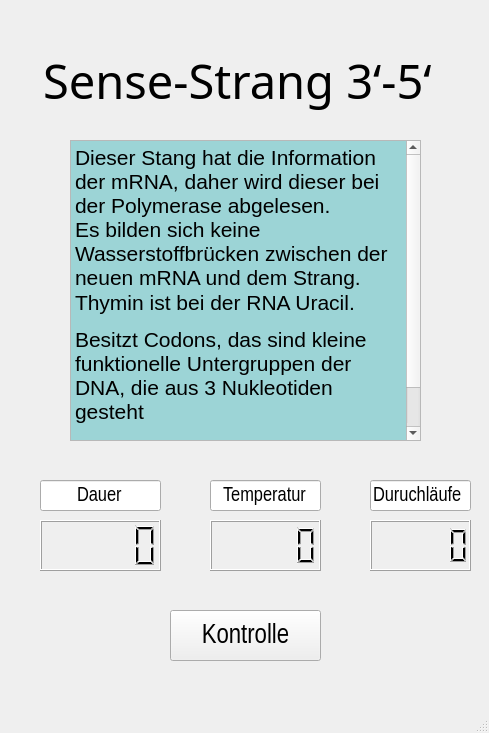
<?xml version="1.0" encoding="UTF-8"?>
<ui version="4.0">
 <class>AblaufWindowAneal</class>
 <widget class="QMainWindow" name="AblaufWindowAneal">
  <property name="geometry">
   <rect>
    <x>0</x>
    <y>0</y>
    <width>489</width>
    <height>733</height>
   </rect>
  </property>
  <property name="windowTitle">
   <string>Annealing</string>
  </property>
  <widget class="QWidget" name="centralwidget">
   <widget class="QTextEdit" name="textEdit">
    <property name="geometry">
     <rect>
      <x>70</x>
      <y>140</y>
      <width>351</width>
      <height>301</height>
     </rect>
    </property>
    <property name="readOnly">
     <bool>true</bool>
    </property>
    <property name="html">
     <string>&lt;!DOCTYPE HTML PUBLIC &quot;-//W3C//DTD HTML 4.0//EN&quot; &quot;http://www.w3.org/TR/REC-html40/strict.dtd&quot;&gt;
&lt;html&gt;&lt;head&gt;&lt;meta name=&quot;qrichtext&quot; content=&quot;1&quot; /&gt;&lt;meta charset=&quot;utf-8&quot; /&gt;&lt;style type=&quot;text/css&quot;&gt;
p, li { white-space: pre-wrap; }
hr { height: 1px; border-width: 0; }
li.unchecked::marker { content: &quot;\2610&quot;; }
li.checked::marker { content: &quot;\2612&quot;; }
&lt;/style&gt;&lt;/head&gt;&lt;body style=&quot; font-family:'Segoe UI'; font-size:9pt; font-weight:400; font-style:normal;&quot; bgcolor=&quot;#9cd4d6&quot;&gt;
&lt;p style=&quot; margin-top:0px; margin-bottom:0px; margin-left:0px; margin-right:0px; -qt-block-indent:0; text-indent:0px;&quot;&gt;&lt;span style=&quot; font-family:'Arial Narrow','sans-serif'; font-size:16pt;&quot;&gt;Dieser Stang hat die Information der mRNA, daher wird dieser bei der Polymerase abgelesen.&lt;/span&gt;&lt;span style=&quot; font-family:'Arial Narrow'; font-size:16pt;&quot;&gt; &lt;br /&gt;&lt;/span&gt;&lt;span style=&quot; font-family:'Arial Narrow','sans-serif'; font-size:16pt;&quot;&gt;Es bilden sich keine Wasserstoffbrücken zwischen der neuen mRNA und dem Strang.&lt;/span&gt;&lt;/p&gt;
&lt;p style=&quot; margin-top:0px; margin-bottom:0px; margin-left:0px; margin-right:0px; -qt-block-indent:0; text-indent:0px;&quot;&gt;&lt;span style=&quot; font-family:'Arial Narrow','sans-serif'; font-size:16pt;&quot;&gt;Thymin ist bei der RNA Uracil.&lt;/span&gt;&lt;span style=&quot; font-family:'Arial Narrow'; font-size:16pt;&quot;&gt; &lt;/span&gt;&lt;/p&gt;
&lt;p style=&quot; margin-top:12px; margin-bottom:12px; margin-left:0px; margin-right:0px; -qt-block-indent:0; text-indent:0px;&quot;&gt;&lt;span style=&quot; font-family:'Arial Narrow','sans-serif'; font-size:16pt;&quot;&gt;Besitzt Codons, das sind kleine funktionelle Untergruppen der DNA, die aus 3 Nukleotiden gesteht&lt;/span&gt;&lt;span style=&quot; font-family:'Arial Narrow'; font-size:16pt;&quot;&gt; &lt;/span&gt;&lt;/p&gt;
&lt;p style=&quot; margin-top:12px; margin-bottom:12px; margin-left:0px; margin-right:0px; -qt-block-indent:0; text-indent:0px;&quot;&gt;&lt;span style=&quot; font-family:'Arial Narrow','sans-serif'; font-size:16pt;&quot;&gt;Besitzt die komplementäre Sequenz zu tRNA&lt;/span&gt;&lt;span style=&quot; font-family:'Arial Narrow'; font-size:16pt;&quot;&gt; &lt;/span&gt;&lt;/p&gt;&lt;/body&gt;&lt;/html&gt;</string>
    </property>
   </widget>
   <widget class="QLabel" name="label">
    <property name="geometry">
     <rect>
      <x>-2</x>
      <y>50</y>
      <width>491</width>
      <height>61</height>
     </rect>
    </property>
    <property name="font">
     <font>
      <family>Tw Cen MT</family>
      <pointsize>35</pointsize>
      <bold>false</bold>
     </font>
    </property>
    <property name="text">
     <string>Sense-Strang 3‘-5‘ </string>
    </property>
    <property name="alignment">
     <set>Qt::AlignCenter</set>
    </property>
   </widget>
   <widget class="QPushButton" name="btn_Kontrolle">
    <property name="geometry">
     <rect>
      <x>170</x>
      <y>610</y>
      <width>151</width>
      <height>51</height>
     </rect>
    </property>
    <property name="font">
     <font>
      <family>Arial Narrow</family>
      <pointsize>20</pointsize>
     </font>
    </property>
    <property name="text">
     <string>Kontrolle</string>
    </property>
   </widget>
   <widget class="QLCDNumber" name="DL_zaehler">
    <property name="geometry">
     <rect>
      <x>370</x>
      <y>520</y>
      <width>101</width>
      <height>51</height>
     </rect>
    </property>
   </widget>
   <widget class="QLineEdit" name="DL_line">
    <property name="geometry">
     <rect>
      <x>370</x>
      <y>480</y>
      <width>101</width>
      <height>31</height>
     </rect>
    </property>
    <property name="font">
     <font>
      <family>Arial Narrow</family>
      <pointsize>15</pointsize>
     </font>
    </property>
    <property name="text">
     <string>Duruchläufe</string>
    </property>
   </widget>
   <widget class="QLCDNumber" name="Timer_zaehler">
    <property name="geometry">
     <rect>
      <x>40</x>
      <y>520</y>
      <width>121</width>
      <height>51</height>
     </rect>
    </property>
   </widget>
   <widget class="QLineEdit" name="Dauer_line">
    <property name="geometry">
     <rect>
      <x>40</x>
      <y>480</y>
      <width>121</width>
      <height>31</height>
     </rect>
    </property>
    <property name="font">
     <font>
      <family>Arial Narrow</family>
      <pointsize>15</pointsize>
     </font>
    </property>
    <property name="text">
     <string>Dauer</string>
    </property>
    <property name="alignment">
     <set>Qt::AlignCenter</set>
    </property>
   </widget>
   <widget class="QLCDNumber" name="temp_sensA">
    <property name="geometry">
     <rect>
      <x>210</x>
      <y>520</y>
      <width>111</width>
      <height>51</height>
     </rect>
    </property>
   </widget>
   <widget class="QLineEdit" name="Temp_line">
    <property name="geometry">
     <rect>
      <x>210</x>
      <y>480</y>
      <width>111</width>
      <height>31</height>
     </rect>
    </property>
    <property name="font">
     <font>
      <family>Arial Narrow</family>
      <pointsize>15</pointsize>
     </font>
    </property>
    <property name="text">
     <string>Temperatur</string>
    </property>
    <property name="alignment">
     <set>Qt::AlignCenter</set>
    </property>
   </widget>
  </widget>
  <widget class="QMenuBar" name="menubar">
   <property name="geometry">
    <rect>
     <x>0</x>
     <y>0</y>
     <width>489</width>
     <height>22</height>
    </rect>
   </property>
  </widget>
  <widget class="QStatusBar" name="statusbar"/>
 </widget>
 <resources/>
 <connections/>
</ui>
